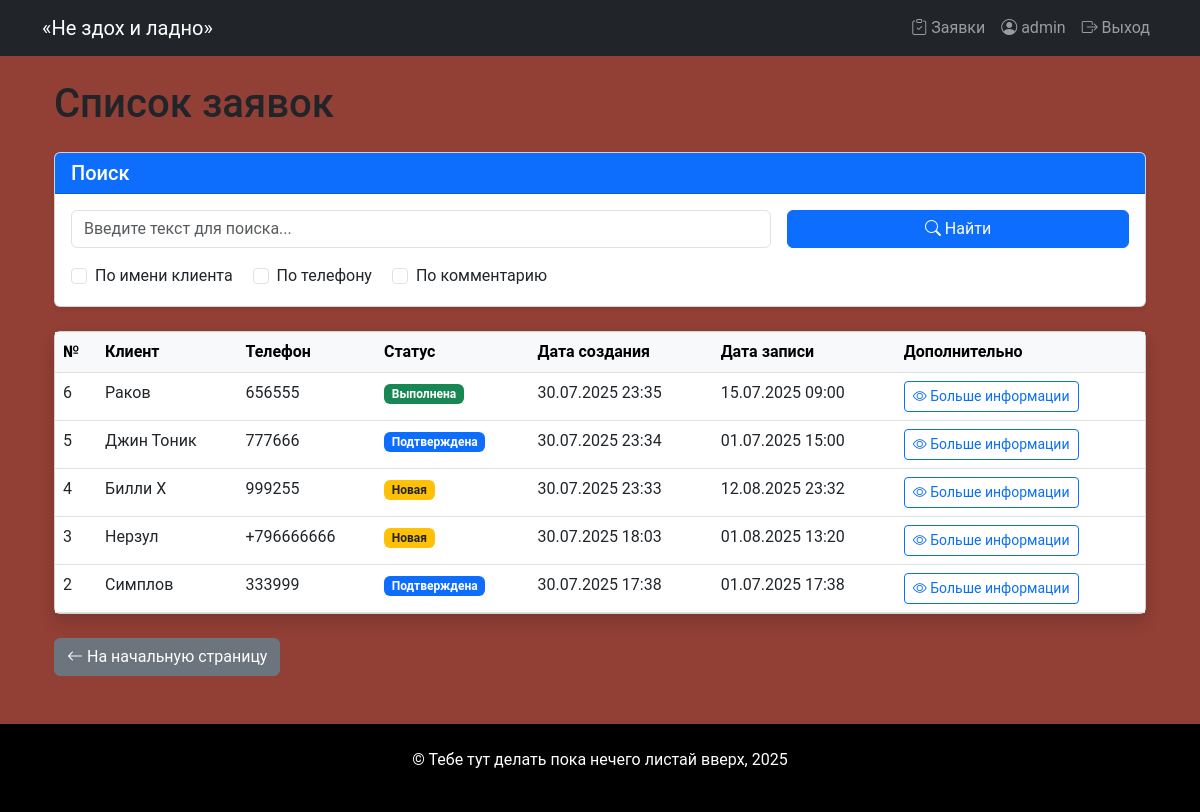
The page /orders/ (signed in) on the database as committed earlier.
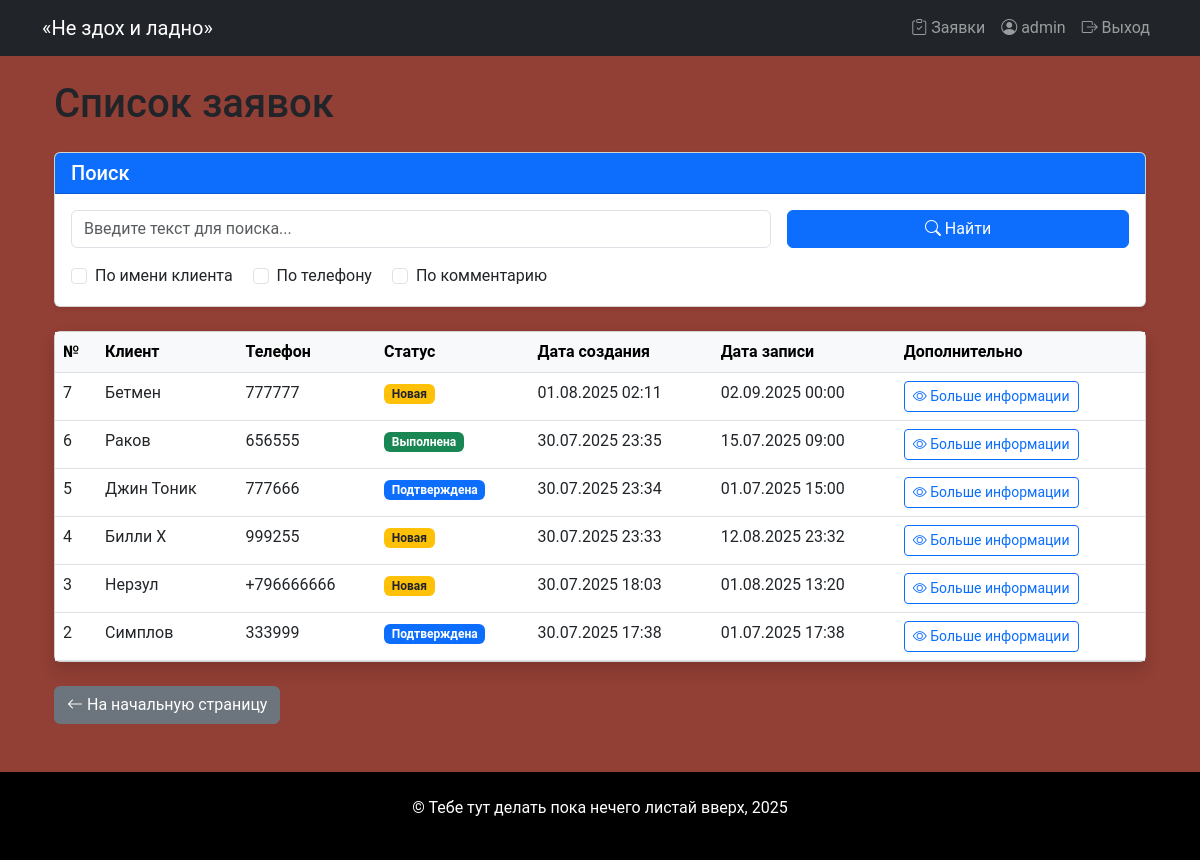
The same page on the database as committed later.
### core/models.py (models this page shows, shortened)
class Order(models.Model):
    STATUS_CHOICES = [
        ('not_approved', 'Не подтверждена'),
        ('new', 'Новая'),
        ('confirmed', 'Подтверждена'),
        ('cancelled', 'Отменена'),
        ('completed', 'Выполнена')
    ]
    client_name = models.CharField(max_length=100, verbose_name="Имя клиента")
    phone = models.CharField(max_length=20, verbose_name="Телефон")
    comment = models.TextField(blank=True, verbose_name="Комментарий")
    status = models.CharField (
        max_length=50,
        choices=STATUS_CHOICES,
        default="not_approved",
        verbose_name="Статус")
    date_created = models.DateTimeField(auto_now_add=True, verbose_name="Дата создания")
    date_updated = models.DateTimeField(null=True, auto_now=True, verbose_name="Дата обновления")
    master = models.ForeignKey(
        "Master",
        on_delete=models.SET_NULL,
        null=True,
        blank=True,
        verbose_name="Мастер")
    services = models.ManyToManyField(
        "Service",
        related_name="orders",
        verbose_name="Услуги"
    )
    appointment_date = models.DateTimeField(verbose_name="Дата и время записи")
    class Meta:
        verbose_name = "Запись"
        verbose_name_plural="Записи"

### core/views.py (the view, shortened to what this page needs)
# urls.py: path('orders/', orders_list, name='orders_list'),
@login_required
def orders_list(request):
    orders = Order.objects.all().order_by('-date_created')
    query = request.GET.get('query', '')
    search_client_name = 'search_client_name' in request.GET
    search_phone = 'search_phone' in request.GET
    search_comment = 'search_comment' in request.GET
    return render(request, 'orders_list.html', {
        'orders': orders,
        'query': query,
        'search_client_name': search_client_name,
        'search_phone': search_phone,
        'search_comment': search_comment
    })

### core/context_processors.py (called while the page is built)
def menu_barbershop(request):
    menu_context = [
        {"name": "Главная", "url": reverse("landing")},
        {"name": "О нас", "url": reverse("landing") + "#about"},
        {"name": "Преимущества", "url": reverse("landing") + "#benefits"},
        {"name": "Мастера", "url": reverse("landing") + "#masters"},
        {"name": "Услуги", "url": reverse("landing") + "#services"},
        {"name": "Запись", "url": reverse("landing") + "#booking"},
        {"name": "Спасибо", "url": reverse("thanks")},
    ]
    return menu_context

### templates/orders_list.html (shortened to what the changed rows need)
{% extends 'base.html' %}
{% block content %}
<div class="container">
    <h1 class="mb-4">Список заявок</h1>
    <div class="card shadow">
        <div class="card-body p-0">
            <div class="table-responsive">
                <table class="table table-hover mb-0">
                    <thead class="table-light">
                        <tr>
                            <th>№</th>
                            <th>Клиент</th>
                            <th>Телефон</th>
                            <th>Статус</th>
                            <th>Дата создания</th>
                            <th>Дата записи</th>
                            <th>Дополнительно</th>
                        </tr>
                    </thead>
                    <tbody>
                        {% for order in orders %}
                        <tr>
                            <td>{{ order.id }}</td>
                            <td>{{ order.client_name }}</td>
                            <td>{{ order.phone }}</td>
                            <td>
                                <span class="badge
                                    {% if order.status == 'completed' %}bg-success
                                    {% elif order.status == 'cancelled' %}bg-danger
                                    {% elif order.status == 'confirmed' %}bg-primary
                                    {% else %}bg-warning text-dark{% endif %}">
                                    {{ order.get_status_display }}
                                </span>
                            </td>
                            <td>{{ order.date_created|date:"d.m.Y H:i" }}</td>
                            <td>{{ order.appointment_date|date:"d.m.Y H:i" }}</td>
                            <td>
                                <a href="{% url 'order_detail' pk=order.id %}"
                                    class="btn btn-sm btn-outline-primary">
                                        <i class="bi bi-eye"></i> Больше информации
                                </a>
                            </td>
                        </tr>
                        {% endfor %}
                    </tbody>
                </table>
            </div>
        </div>
    </div>
</div>
{% endblock %}

Rows that differ between the two databases and show on the page:
added Order: id "7", client_name "Бетмен", phone "777777", status "Новая", date_created "01.08.2025 02:11", appointment_date "02.09.2025 00:00"
